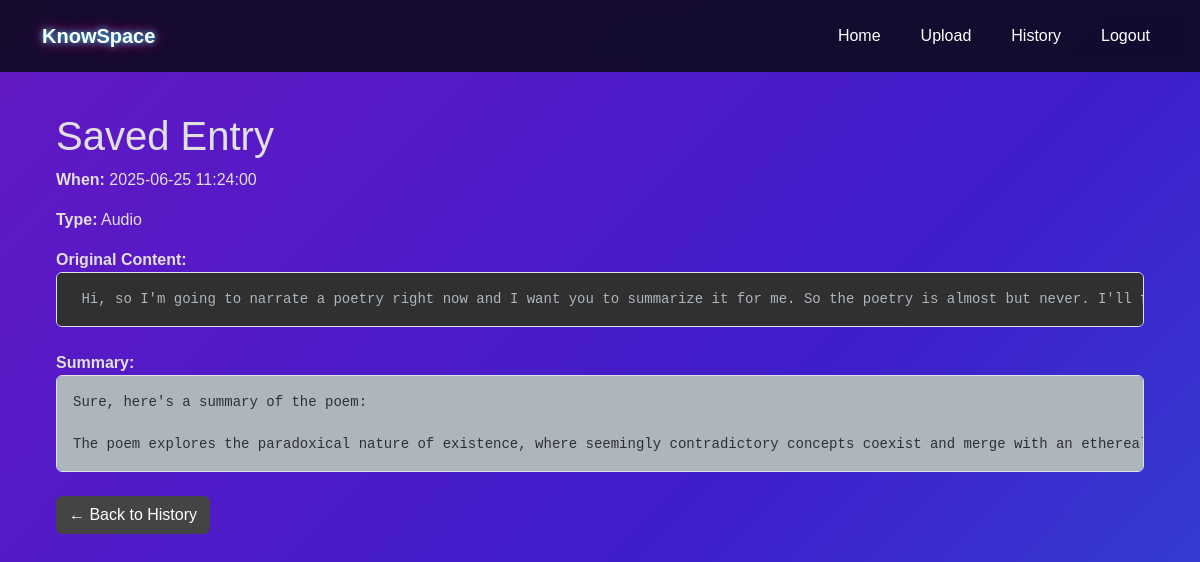
The app's page /history/8 (signed in) with its own data.
### app/database_utils.py (models this page shows)
class Entry(db.Model):
    __tablename__="entries"
    id=db.Column(db.Integer,primary_key=True)
    timestamp=db.Column(db.DateTime, default=datetime.now(timezone.utc), nullable=False)
    entry_type=db.Column(db.String(10),nullable=False)
    content=db.Column(db.Text, nullable=False)
    summary=db.Column(db.Text,nullable=False)
    user_id=db.Column(db.Integer, db.ForeignKey("user.id"),nullable=True)
    user=db.relationship("User",back_populates="entries")

### app/routes.py (the view)
@main.route("/history/<int:id>")
def view_entry(id):
    e = Entry.query.get_or_404(id)
    if e.user_id != current_user.id:
       abort(403)
    return render_template("entry.html", entry=e)

### app/user.py (called while the page is built)
@login_manager.user_loader
def load_user(user_id):
    return User.query.get(int(user_id))

### app/templates/entry.html
{% extends "base.html" %}
{% block body_class %}upload-page{% endblock %}
{% block content %}
<div class="container py-5">
  <h2>Saved Entry</h2>
  <div class="mb-3">
    <strong>When:</strong>
    {{ entry.timestamp.strftime("%Y-%m-%d %H:%M:%S") }}
  </div>
  <div class="mb-3">
    <strong>Type:</strong>
    {{ entry.entry_type|capitalize }}
  </div>
  <div class="mb-4">
    <strong>Original Content:</strong>
    <pre class="p-3 bg-dark text-light border rounded">{{ entry.content }}</pre>
  </div>
  <div class="mb-4">
    <strong>Summary:</strong>
    <pre class="p-3 bg-light text-dark border rounded">{{ entry.summary }}</pre>
  </div>
  <a href="{{ url_for('main.history') }}" class="btn btn-secondary">← Back to History</a>
</div>
{% endblock %}

### app/static/css/style.css (style rules this page uses)
body { padding-top: 4rem; }
body { background: linear-gradient(120deg, #1f1c2c, #928dab, #2c3e50); background-size: 600% 600%; animation: gradientShift 20s ease infinite; color: #f5f5f5; }
.upload-page { min-height: 100vh; background: linear-gradient(135deg,#6418c3 0%,#3f1dcb 30%,#09b2e5 100%); background-size: 200% 200%; animation: drift 20s ease-in-out infinite; }
.upload-page { position: relative; padding: 4rem 2rem; min-height: 100vh; color: #e0e0e0; min-height: 100vh; }
.upload-page::before { content: ""; position: absolute; inset: 0; background: linear-gradient(135deg,#6418c3 0%,#3f1dcb 30%,#09b2e5 100%); background-size: 200% 200%; animation: drift 20s ease-in-out infinite; z-index: -1; }
body, h1, h2, h3, .btn { font-family: 'Orbitron', sans-serif; }
.upload-page { background: transparent !important; }
::placeholder { color: rgba(255,255,255,0.6); opacity: 1; }
body { background: #0f1f29; color: #f5f5f5; }
html,body, .landing-page, .upload-page { overflow-x: hidden; overflow-y: auto; scrollbar-width: thin; scrollbar-color: #00e0ff rgba(255,255,255,0.08); }

### records on screen
Entry: timestamp "2025-06-25 11:24:00", entry_type "Audio", content "Hi, so I'm going to narrate a poetry right now and I want you to summarize it for me. So the poetry is almost but never. I'll…", summary "Sure, here's a summary of the poem: The poem explores the paradoxical nature of existence, where seemingly contradictory concepts coexist and merge with an…"
